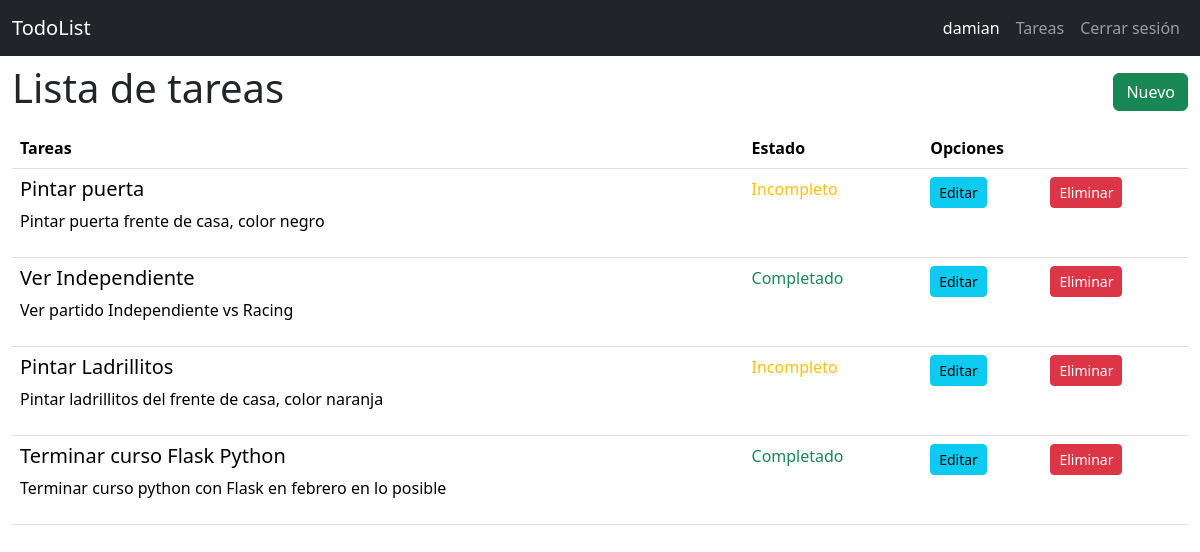
Page /todo/list/ (signed in) on the earlier database version.
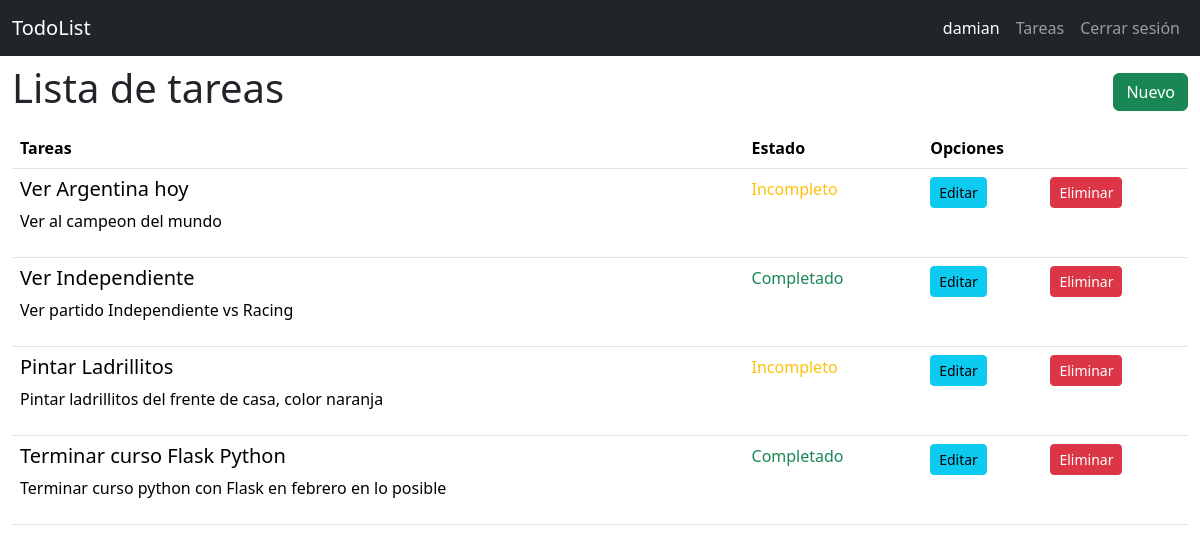
Same page on the later database version.
### todor/models.py (models this page shows, shortened)
class User(db.Model):
    id = db.Column(db.Integer, primary_key=True)
    username = db.Column(db.String(20), unique= True, nullable=False)
    password = db.Column(db.Text, nullable=False)

class Todo(db.Model):
    id = db.Column(db.Integer, primary_key=True)
    created_by = db.Column(db.Integer, db.ForeignKey('user.id'), nullable=False)# Se crea relacion con el usuario
    title = db.Column(db.String(100), nullable=False)
    desc = db.Column(db.Text)
    state= db.Column(db.Boolean, default=False)

### todor/todo.py (the view)
@bp.route('list/')
@login_required
def index():
    todos=Todo.query.all()
    return render_template('todo/index.html', todos=todos)

### todor/auth.py (called while the page is built)
@bp.before_app_request #Ejecuta la función en cada petición
def load_logged_in_used():
    user_id=session.get('user_id') #Obtiene el id del usuario que tiene la sesion
    if user_id is None:
        g.user=None
    else:
        g.user=User.query.get_or_404(user_id)

def login_required(view):
    @functools.wraps(view)
    def wraps_view(** kwargs):
         if g.user is None:
              return redirect(url_for('auth.login'))
         return view(**kwargs)
    return wraps_view

### todor/templates/todo/index.html
{% extends 'base.html'%}
{% block content %}
<section class="container-fluid">
    <nav class="navbar">
        <h1>{% block title%} Lista de tareas {% endblock %}</h1>
        <a href="{{ url_for('todo.create')}}" class="btn btn-success"> Nuevo </a>
    </nav>
    <table class="table">
        <thead>
            <tr>
                <th class="col">Tareas</th>
                <th class="col">Estado</th>
                <th class="col" colspan="2">Opciones</th>
            </tr>
        </thead>
        <tbody>
            {% for todo in todos | reverse %}
            {% if g.user.id == todo.created_by %}
            <tr>
                <td>
                    <h5> {{todo.title}}</h5>
                    <p>{{todo.desc}}</p>
                </td>
                <td>
                     {% if todo.state== false %}
                     <span class="text-warning"> Incompleto </span>
                     {% else %}
                     <span class="text-success"> Completado </span>
                     {% endif %}
                </td>
                <td>
                    <a href="{{ url_for('todo.update', id=todo.id)}}" class="btn btn-info btn-sm"> Editar</a>
                </td>
                <td>
                    <a href="{{ url_for('todo.delete', id=todo.id)}}" class="btn btn-danger btn-sm"> Eliminar</a>
                </td>
            </tr>
            {% endif %}
            {% endfor %}
        </tbody>
    </table>
</section>
{% endblock %}

### todor/templates/base.html (shortened to what this page needs)
<!DOCTYPE html>
<html lang="en">
<head>
    <link href="https://cdn.jsdelivr.net/npm/bootstrap@5.3.2/dist/css/bootstrap.min.css" rel="stylesheet"
>
</head>
<body>
    <nav class="navbar navbar-expand-sm navbar-dark bg-dark"  data-bs-theme="dark">
        <div class="container-fluid">
          <a class="navbar-brand" href="{{ url_for('index')}}"> TodoList</a>
          <div class="collapse navbar-collapse justify-content-end" id="navbarNav">
            <ul class="navbar-nav">
              {% if g.user %}
                <li class="nav-item">
                  <span  class=" nav-link active" > {{g.user.username}}</span>
                </li>
                <li class="nav-item">
                  <a class="nav-link" href="{{ url_for('todo.index')}}">Tareas</a>
                </li>
                <li class="nav-item">
                  <a class="nav-link" href="{{url_for('auth.logout')}}">Cerrar sesión</a>
                </li>
              {% endif %}
            </ul>
          </div>
        </div>
    </nav>
    {% block content %}
    {% endblock %}
</body>
</html>

Differences in the rows shown:
removed Todo: title "Pintar puerta", desc "Pintar puerta frente de casa, color negro", state "Incompleto"
added Todo: title "Ver Argentina hoy", desc "Ver al campeon del mundo", state "Incompleto"
